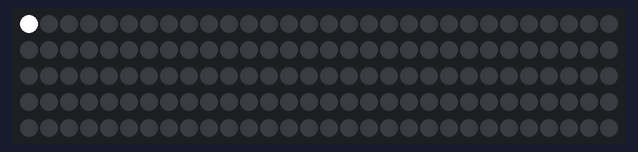
The sketch below on a simulated Arduino Uno, built with avr-gcc and run on an emulated ATmega328P. On the bench: 150 RGB LEDs in strip order, left to right, continuing on the next row.

Above: at 0.08 s.
At 5.85 s:
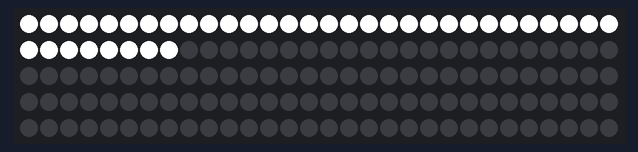
At 11.62 s:
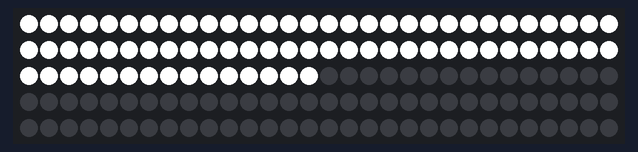
At 17.4 s:
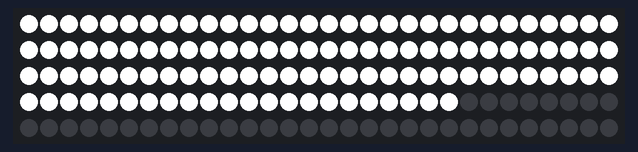
At 23.3 s:
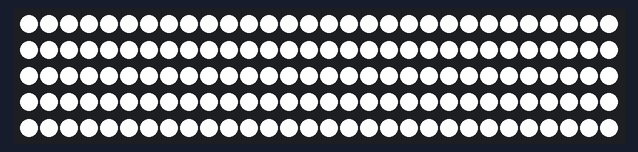

The sketch:

main.ino
```cpp
#include "FastLED.h"
#include <time.h>
#include <stdlib.h>


#define NUM_LEDS 150
#define DELAY 150
#define DATA_PIN 4


CRGB leds[NUM_LEDS];

void setup() {

  FastLED.addLeds<NEOPIXEL, DATA_PIN>(leds, NUM_LEDS);


}

// the loop function runs over and over again forever
void loop() {
    for(int i = 0;i<NUM_LEDS;i++){

    leds[i] = CRGB::White;
    FastLED.show();
    // Serial.print("loop executed xd\n");
    delay(DELAY);
    }


}


// uint8_t randomColor(){
//     uint8_t randomColorPart = rand() % 255 + 0;

//     return randomColorPart;
// }
```
